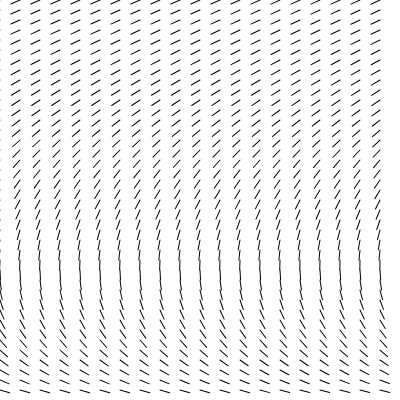
Frame 1 (no input)
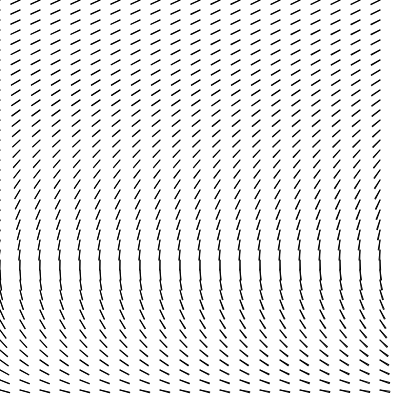
Frame 2 (the mouse pressed at the canvas centre, redrawn once)

The p5.js sketch that drew these frames (run headless with seeded random() and noise() and a simulated clock; the mouse was pressed at the canvas centre and the sketch redrawn once):

// p5.js sketch
// ── sketch.js
const resx = 20;
const resy = 40;
let noisew = 0;
let height = 400;
let width = 400;
let xoff = 0;
let yoff = 0;

function setup() {
  createCanvas(400, 400);
}

function draw() {
  noLoop();
  strokeWeight(1);
  stroke("black");
  
  

    for (let x = 0; x < resx; x++) {
      xoff = 0;
      for (let y = 0; y < resy; y++) {
        push()
        translate(width/resx*x,(height/resy*y)+yoff);
  
        rotate(noise(xoff,yoff)*180);
        line(0,0,0,height/resy);
        xoff = xoff+0.001;
      
  
        pop();
        
      }
      yoff = yoff+0.001;
    }
  



}
